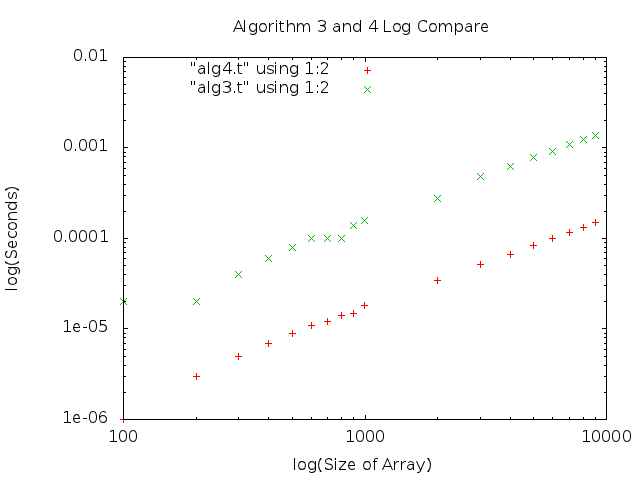

Write the gnuplot code that produced this figure.
set title "Algorithm 3 and 4 Log Compare"
set xlabel "log(Size of Array)"
set ylabel "log(Seconds)"
set logscale xy
set autoscale
set term png
set key left top
set output "alglogcompare.png"
plot "alg4.t" using 1:2, "alg3.t" using 1:2
